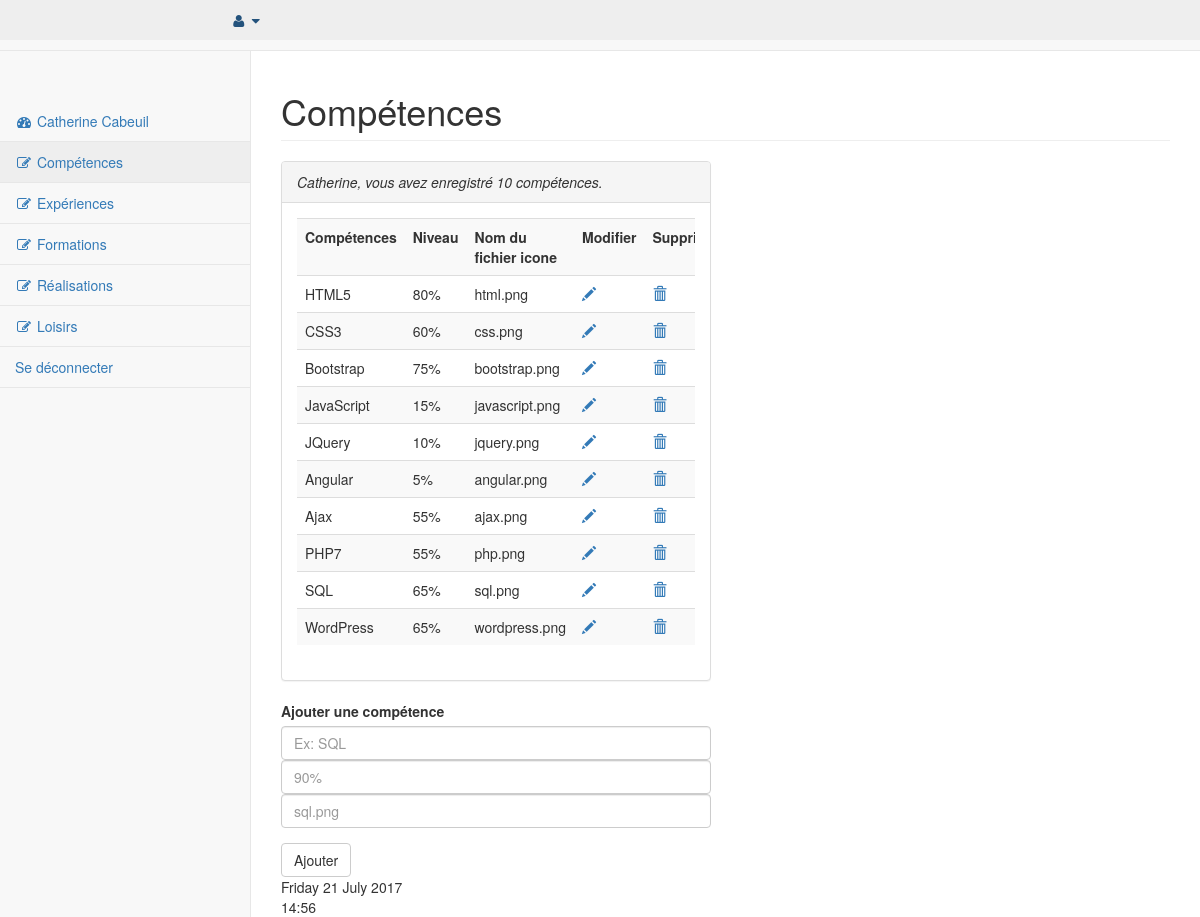
/admin/pages/competences.php (signed in), run on the app's committed database.
### tables this page shows
CREATE TABLE `t_utilisateurs` (
  `id_utilisateur` int(11) NOT NULL COMMENT 'identifiant utilisateur',
  `prenom` varchar(25) NOT NULL,
  `nom` varchar(25) NOT NULL,
  `email` varchar(50) NOT NULL,
  `telephone` varchar(20) NOT NULL,
  `mdp` varchar(50) NOT NULL,
  `pseudo` varchar(25) NOT NULL,
  `avatar` varchar(20) NOT NULL,
  `age` smallint(2) NOT NULL,
  `date_naissance` date NOT NULL,
  `sexe` enum('Femme','Homme','','') NOT NULL,
  `etat_civil` enum('M.','Mme','','') NOT NULL,
  `statut_marital` varchar(13) NOT NULL,
  `adresse` text NOT NULL,
  `code_postal` varchar(5) NOT NULL,
  `ville` varchar(25) NOT NULL,
  `pays` varchar(25) NOT NULL
);

CREATE TABLE `t_competences` (
  `id_competence` int(11) NOT NULL,
  `icone` varchar(50) NOT NULL,
  `competence` varchar(45) NOT NULL,
  `niveau` varchar(5) NOT NULL,
  `utilisateur_id` int(11) NOT NULL,
  PRIMARY KEY(id_competence)
);

### admin/pages/competences.php (the view, shortened to what this page needs)
<?php
require '../../connexion/connexion.php';
include '../inc/nav.inc.php';
?>
        <div id="page-wrapper">
            <div class="row">
                <div class="col-lg-12">
                    <h1 class="page-header">Compétences</h1>
                    <?php
                    $sql = $pdoCV->query("SELECT * FROM t_competences WHERE utilisateur_id='1' ");
                    $ligne_competence = $sql->fetchAll();
                    $nb_competences = count($ligne_competence);
                    ?>
                    <div class="row">
                        <div class="col-lg-6">
                            <div class="panel panel-default">
                                <div class="panel-heading">
                                    <em><?php if ($nb_competences <= 1): ?>
                                        <?= $ligne_utilisateur['pseudo'].", vous avez enregistré " .$nb_competences. " compétence."?>
                                    <?php else: ?>
                                        <?= $ligne_utilisateur['pseudo'].", vous avez enregistré " .$nb_competences. " compétences."?>
                                    <?php endif; ?></em>
                                </div>
                                <div class="panel-body">
                                    <div class="table-responsive">
                                        <table class="table table-striped">
                                            <tbody>
                                                <tr>
                                                    <th scope="col">Compétences</th>
                                                    <th scope="col">Niveau</th>
                                                    <th scope="col">Nom du fichier icone</th>
                                                    <th scope="col">Modifier</th>
                                                    <th scope="col">Supprimer</th>
                                                </tr>
                                                <?php foreach ($ligne_competence as $ligne_competences) : ?>
                                                <tr id="<?php echo $ligne_competences['id_competence']; ?>">
                                                    <td><?= $ligne_competences['competence'];?></td>
                                                    <td><?= $ligne_competences['niveau'];?></td>
                                                    <td><?= $ligne_competences['icone'];?></td>
                                                    <td><a href="../pages/modif_competences.php?id_competence=<?php echo $ligne_competences['id_competence']; ?>"><span class="glyphicon glyphicon-pencil"></span></a></td>
                                                    <td><a id="suppression" href="<?php echo $ligne_competences['id_competence']; ?>"><span class="glyphicon glyphicon-trash"></span></a></td>
                                                </tr>
                                                <?php endforeach; ?>
                                            </tbody>
                                        </table>
                                    </div>
                                </div>
                            </div>
                            <form class="" action="competences.php" method="post">
                                <div class="form-group">
                                    <label for="competence">Ajouter une compétence</label>
                                    <input class="form-control" placeholder="Ex: SQL" name="competence" id="competence" required>
                                    <input class="form-control" placeholder="90%" name="niveau" id="niveau" required>
                                    <input class="form-control" placeholder="sql.png" name="icone" id="icone" required>
                                </div>
                                <button type="submit" class="btn btn-default" id="button_competence">Ajouter</button>
                            </form>
                            <?php
                            $heure = date("H:i");
                            echo strftime("%A %d %B %Y");
                            echo "<br>".$heure;
                            ?>
                        </div>
                    </div>
                </div>
            </div>
            </div>
</body>
</html>

### admin/inc/nav.inc.php (shortened to what this page needs)
<?php
if (isset($_SESSION['connexion']) && $_SESSION['connexion'] == 'connecté') {
    $id_utilisateur=$_SESSION['id_utilisateur'];
}
else {
    header('location:authentification.php');
}
$sql = $pdoCV->query("SELECT * FROM t_utilisateurs WHERE id_utilisateur='$id_utilisateur' ");
$ligne_utilisateur = $sql->fetch();
?>
<!DOCTYPE html>
<html lang="fr">
<head>
    <link href="../vendor/bootstrap/css/bootstrap.min.css" rel="stylesheet">
    <link href="../vendor/metisMenu/metisMenu.min.css" rel="stylesheet">
    <link href="../dist/css/sb-admin-2.css" rel="stylesheet">
    <link href="../vendor/morrisjs/morris.css" rel="stylesheet">
    <link href="../vendor/font-awesome/css/font-awesome.min.css" rel="stylesheet" type="text/css">
    <link rel="stylesheet" href="../css/monstyle.css">
</head>
<body>
    <div id="wrapper">
        <nav class="navbar navbar-default navbar-static-top" role="navigation" style="margin-bottom: 0">
            <div class="navbar-header">
                <a class="navbar-brand" href="index.php">Admin <?= $ligne_utilisateur['prenom'].' '.$ligne_utilisateur['nom']; ?></a>
            </div>
            <ul class="nav">
                <li class="dropdown">
                    <a class="dropdown-toggle" data-toggle="dropdown" href="#">
                        <i class="fa fa-user fa-fw"></i> <i class="fa fa-caret-down"></i>
                    </a>
                </li>
            </ul>
            <div class="navbar-default sidebar" role="navigation">
                <div class="sidebar-nav navbar-collapse">
                    <ul class="nav" id="side-menu">
                        <li>
                            <a href="index.php"><i class="fa fa-dashboard fa-fw"></i> <?= $ligne_utilisateur['prenom'].' '.$ligne_utilisateur['nom']; ?></a>
                        </li>
                        <li>
                            <a href="competences.php"><i class="fa fa-edit fa-fw"></i> Compétences</a>
                        </li>
                        <li>
                            <a href="experiences.php"><i class="fa fa-edit fa-fw"></i> Expériences</a>
                        </li>
                        <li>
                            <a href="formations.php"><i class="fa fa-edit fa-fw"></i> Formations</a>
                        </li>
                        <li>
                            <a href="realisations.php"><i class="fa fa-edit fa-fw"></i> Réalisations</a>
                        </li>
                        <li>
                            <a href="loisirs.php"><i class="fa fa-edit fa-fw"></i> Loisirs</a>
                        </li>
                                <li>
                                    <a href="../pages/index.php?quitter=oui">Se déconnecter</a>
                                </li>
                            </ul>
                </div>
            </div>
        </nav>

### data on the page
t_utilisateurs: prenom "Catherine", nom "Cabeuil", pseudo "Catherine"
t_competences: competence "HTML5", niveau "80%", icone "html.png"
t_competences: competence "CSS3", niveau "60%", icone "css.png"
t_competences: competence "Bootstrap", niveau "75%", icone "bootstrap.png"
t_competences: competence "JavaScript", niveau "15%", icone "javascript.png"
t_competences: competence "JQuery", niveau "10%", icone "jquery.png"
t_competences: competence "Angular", niveau "5%", icone "angular.png"
t_competences: competence "Ajax", niveau "55%", icone "ajax.png"
t_competences: competence "PHP7", niveau "55%", icone "php.png"
t_competences: competence "SQL", niveau "65%", icone "sql.png"
t_competences: competence "WordPress", niveau "65%", icone "wordpress.png"

### other printed values
$nb_competences "10"
strftime("%A %d %B %Y") "Friday 21 July 2017"
